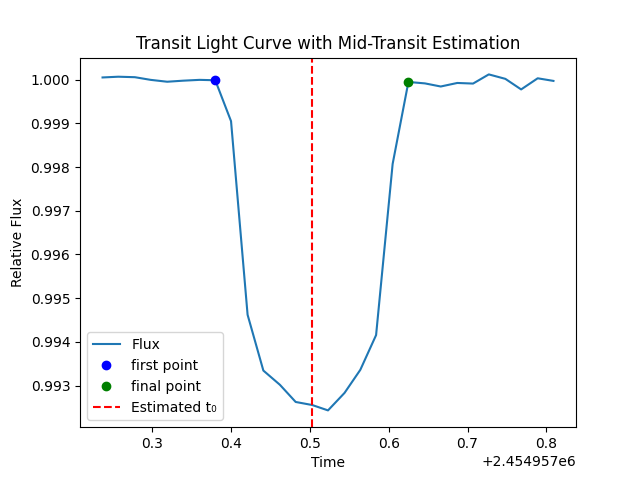

Python code for this plot:
#!/usr/bin/env

import numpy as np 
import matplotlib.pyplot as plt 

# File name (must be in the same directory as this script)
file = 'kepler-7b.txt'  

# Load time and flux data from the file
time_data = np.loadtxt(file, usecols=1)
flux_data = np.loadtxt(file, usecols=2)

# Label the data by combining index, time, and flux into a single array
w, = np.where((time_data >= time_data[0]) & (time_data <= time_data[-1]))      
label = np.column_stack((w, time_data[w], flux_data[w]))

# Print the total number of data points
print("Index size =", np.size(time_data))

# Repeatedly ask the user for a range of indices until they choose to exit
while True:
    print('example type 150')
    min_index_input = input("min_index_value: ")
    if min_index_input.lower() == 't':
        print('byebye')
        break

    print('example type 250')
    max_index_input = input("max_index_value: ")
    if max_index_input.lower() == 't':
        print('byebye')
        break
    
    try:
        time_min_value = int(min_index_input)
        time_max_value = int(max_index_input)
    except ValueError:
        print('Please type a number or "t" to exit.')
        continue
    
    # Select the subset of data within the specified index range
    subset = label[time_min_value : time_max_value]

    # Find the point of minimum flux in the selected range (likely mid-transit)
    min_row = subset[np.argmin(subset[:, 2])]
    estimated_t0 = min_row[1]  # Time of minimum flux

    # Define a window around the estimated mid-transit time (±0.3 days)
    mask = (time_data > estimated_t0 - 0.3) & (time_data < estimated_t0 + 0.3)
    time_cut_data = time_data[mask]
    flux_cut_data = flux_data[mask]

    # Compute the gradient of flux with respect to time
    d_flux_dt = np.gradient(flux_cut_data, time_cut_data)
    value = 0.01  # Threshold to detect steep changes

    # Identify ingress and egress points based on gradient threshold
    first_flux_index = np.where(d_flux_dt < -value)[0][0]
    final_flux_index = np.where(d_flux_dt > value)[0][-1]

    # Get the times of the ingress and egress points
    time_first = time_cut_data[first_flux_index]
    time_final = time_cut_data[final_flux_index]

    # Estimate mid-transit time as the midpoint between ingress and egress
    estimated_time_of_mid_transit = (time_first + time_final) / 2

    ''' 
    # Uncomment to show additional information about the minimum point
    print("Minimum flux value =", min_row[2])
    print("Index of minimum flux =", min_row[0])                                    
    print("Time of minimum flux =", min_row[1])
    
    # Plot the selected range and mark the minimum flux point
    plt.plot(subset[:, 1], subset[:, 2])                                      
    plt.plot(min_row[1], min_row[2], 'ro', label="Minimum Value", markersize=7)
    '''

    # Plot the trimmed light curve and highlight the key points
    plt.plot(time_cut_data, flux_cut_data, label='Flux')
    plt.plot(time_first, flux_cut_data[first_flux_index], 'bo', label='first point')
    plt.plot(time_final, flux_cut_data[final_flux_index], 'go', label='final point')

    # Draw a vertical line at the estimated mid-transit time
    plt.axvline(estimated_time_of_mid_transit, color='red', linestyle='--', label='Estimated t₀')

    plt.xlabel('Time')
    plt.ylabel('Relative Flux')
    plt.title('Transit Light Curve with Mid-Transit Estimation')
    plt.legend()

    # Print the key timing values
    print("First (ingress) point =", time_first)
    print("Final (egress) point =", time_final)
    print("Estimated mid-transit time =", estimated_time_of_mid_transit)
    plt.show()

    print('To analyze another range, enter new index values.')
    print('To exit, type "t".')
